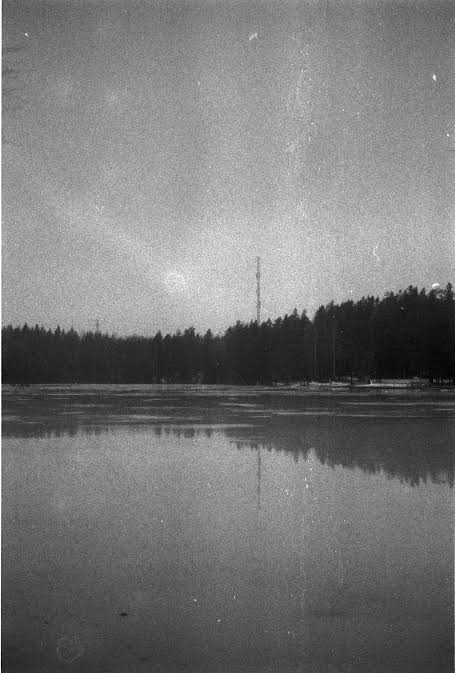
#> input picture training/noisy.jpeg, 455 x 673 px
$ python evaluate_alignment.py --root ../training   (older library calls are emulated)
#> lines starting #> are read from the running program, lines starting #| are printed output that depends on the picture
### alignment/multi_burst_alignment.py
import os
import cv2
import numpy as np


def calculate_sharpness(image):
    gray = cv2.cvtColor(image, cv2.COLOR_BGR2GRAY)
    return cv2.Laplacian(gray, cv2.CV_64F).var()


def align_burst(burst_path):
#> called with burst_path = '../training'
    image_files = sorted([
        f for f in os.listdir(burst_path)
        if f.lower().endswith((".jpg", ".jpeg", ".png"))
    ])

    if len(image_files) < 2:
        return None

    images = {}

    for filename in image_files:
        image_path = os.path.join(burst_path, filename)
        image = cv2.imread(image_path)
#> image is the input picture: shape (673, 455, 3); min 0, max 255, mean 119.3

        if image is not None:
            images[filename] = image

    if len(images) < 2:
        return None

    sharpness_scores = {
        filename: calculate_sharpness(image)
        for filename, image in images.items()
    }
#> in calculate_sharpness (call 2), `gray = cv2.cvtColor(image, cv2.COLOR_BGR2GRAY)`:
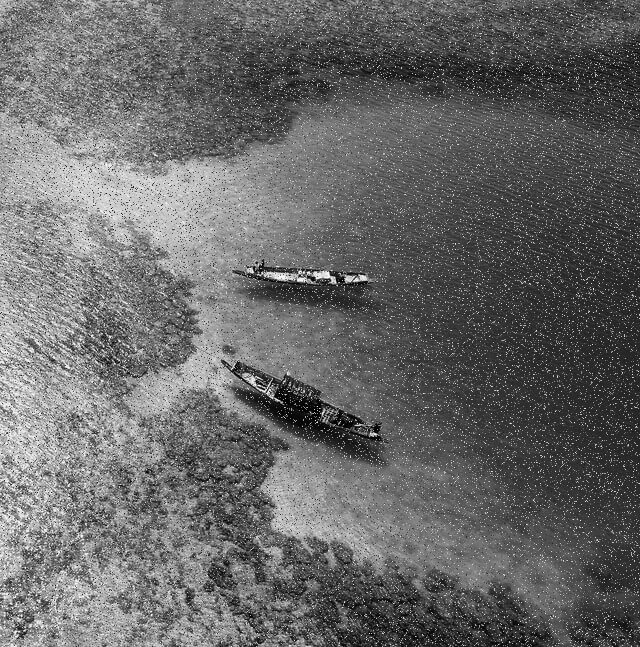
#> gray: shape (647, 640); min 0, max 254, mean 103.9
#> in calculate_sharpness (call 2), `gray = cv2.cvtColor(image, cv2.COLOR_BGR2GRAY)`:
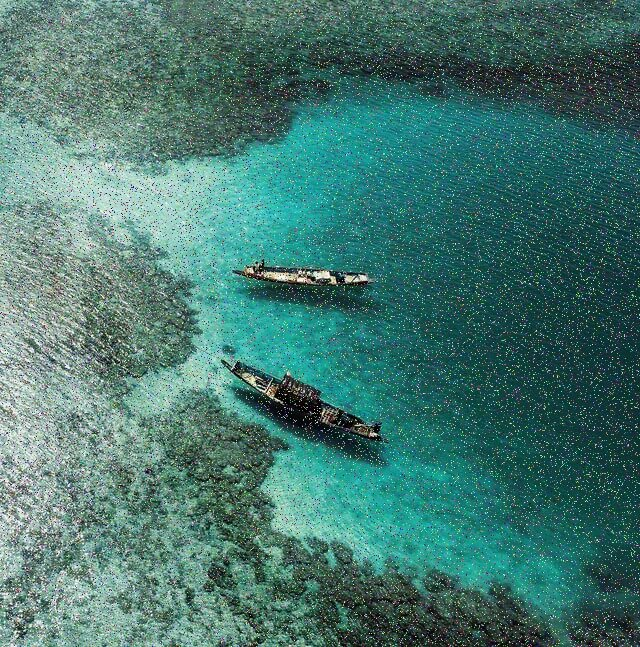
#> image: shape (647, 640, 3); mean B, G, R 112.1, 119.5, 70.2
#> sharpness_scores = {'noisy.jpeg': 1050, 'noisy_image.jpg': 16653.3}

    reference_frame = max(
        sharpness_scores,
        key=sharpness_scores.get
    )
#> reference_frame = 'noisy_image.jpg'

    reference = images[reference_frame]

    clahe = cv2.createCLAHE(clipLimit=2.0, tileGridSize=(8, 8))
    orb = cv2.ORB_create(nfeatures=3000, fastThreshold=10)
    reference_gray = cv2.cvtColor(reference, cv2.COLOR_BGR2GRAY)

    reference_keypoints, reference_descriptors = orb.detectAndCompute(
        clahe.apply(reference_gray),
        None
    )
#> reference_keypoints = 3000 keypoints; strongest (x, y, size): (313, 279, 31), (370, 435, 31), (67, 367, 31), (258, 272, 31)

    if reference_descriptors is None:
        return None

    matcher = cv2.BFMatcher(
        cv2.NORM_HAMMING,
        crossCheck=True
    )

    frames = []

    reference_index = image_files.index(reference_frame)
#> reference_index = 1

    for frame_index, filename in enumerate(image_files):

        image = images.get(filename)

        if image is None:
            frames.append({
                "frameIndex": frame_index,
                "image": None,
                "homography": None,
                "ransacInlierRatio": 0.0,
                "aligned": False
            })
            continue

        if filename == reference_frame:
            frames.append({
                "frameIndex": frame_index,
                "image": image,
                "homography": np.eye(3, dtype=np.float32),
                "ransacInlierRatio": 1.0,
                "aligned": True
            })
            continue

        current_gray = cv2.cvtColor(
            image,
            cv2.COLOR_BGR2GRAY
        )

        current_keypoints, current_descriptors = orb.detectAndCompute(
            clahe.apply(current_gray),
            None
        )

        if current_descriptors is None:
            frames.append({
                "frameIndex": frame_index,
                "image": image,
                "homography": None,
                "ransacInlierRatio": 0.0,
                "aligned": False
            })
            continue

        matches = matcher.match(
            reference_descriptors,
            current_descriptors
        )

        total_matches = len(matches)

        if total_matches < 4:
            frames.append({
                "frameIndex": frame_index,
                "image": image,
                "homography": None,
                "ransacInlierRatio": 0.0,
                "aligned": False
            })
            continue

        matches = sorted(
            matches,
            key=lambda match: match.distance
        )

        src_points = np.float32([
            reference_keypoints[m.queryIdx].pt
            for m in matches
        ]).reshape(-1, 1, 2)

        dst_points = np.float32([
            current_keypoints[m.trainIdx].pt
            for m in matches
        ]).reshape(-1, 1, 2)

        H, mask = cv2.findHomography(
            src_points,
            dst_points,
            cv2.RANSAC,
            5.0,
            maxIters=2000,
            confidence=0.995
        )

        if H is None or mask is None:
            frames.append({
                "frameIndex": frame_index,
                "image": image,
                "homography": None,
                "ransacInlierRatio": 0.0,
                "aligned": False
            })
            continue

        inliers = int(np.sum(mask.ravel() > 0))
        inlier_pts = src_points[mask.ravel() > 0].reshape(-1, 2)
        if len(inlier_pts) >= 2:
            h_im, w_im = reference_gray.shape[:2]
            spread = float((np.ptp(inlier_pts[:, 0]) * np.ptp(inlier_pts[:, 1])) / (w_im * h_im))
        else:
            spread = 0.0
        inlier_ratio = (inliers / total_matches) * min(1.0, spread / 0.40)

        try:
            H_inv = np.linalg.inv(H)

            warped_image = cv2.warpPerspective(
                image,
                H_inv,
                (reference.shape[1], reference.shape[0])
            )

        except np.linalg.LinAlgError:
            frames.append({
                "frameIndex": frame_index,
                "image": image,
                "homography": None,
                "ransacInlierRatio": inlier_ratio,
                "aligned": False
            })
            continue

        frames.append({
            "frameIndex": frame_index,
            "image": warped_image,
            "_originalImage": image,
            "homography": H,
            "ransacInlierRatio": inlier_ratio,
            "aligned": True
        })
#> this loop made 2 passes
#> (matches, total_matches, inliers, spread, inlier_ratio) on pass 1: (656 matches, 656, 12, 0.283, 0.0129)
#> pass 1, in align_burst, `warped_image = cv2.warpPerspective( image, H_inv, (reference.shape[1],..`:
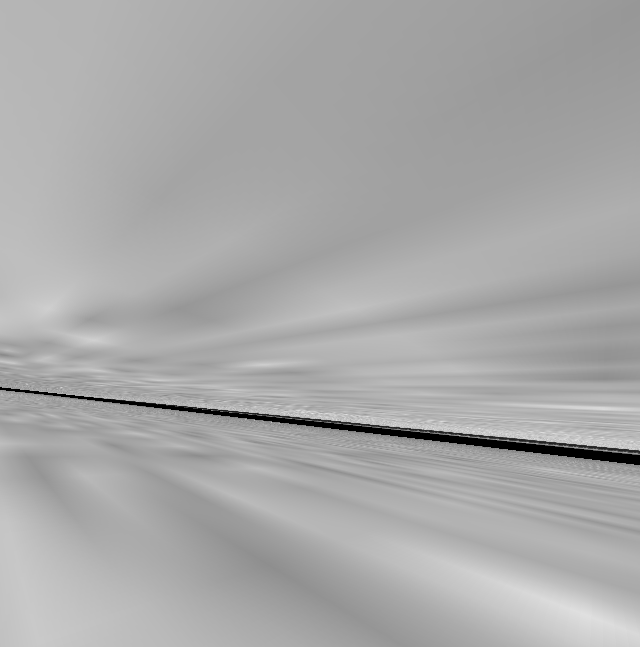
#> warped_image: shape (647, 640, 3); min 0, max 232, mean 169.1
#> after the loop, frames = 2 items

    return {
        "burstId": os.path.basename(os.path.normpath(burst_path)),
        "referenceFrameIndex": reference_index,
        "frames": frames
    }

### alignment/evaluate_alignment.py
"""
evaluate_alignment.py  --  independent evaluation of the alignment module (Role 2).

WHY: the inlier ratio is the module's own confidence, and the classifier is trained on it
(a circularity the spec asks to be stated). Every metric derived from the ratio alone says
nothing about whether the warps are RIGHT. This script measures correctness independently,
then shows whether the ratio can be trusted, and derives a confidence floor from that.

It calls the module's real  align_burst()  and does not modify it.
Place in alignment/ (or anywhere); run from the repo root.

TWO MODES (auto-detected)
  1. REAL bursts (no ground truth):   --root <folder whose sub-folders are bursts>
       frame is "good" if the warp moved it closer to the reference
       (blurred mean-abs-difference drops by > 2%, interior only, downscaled to <=1024 px).
       This is a screening proxy: necessary, not sufficient, for an accurate warp.
  2. SYNTHETIC bursts with a manifest.json (from synth_bursts.py): TRUE motion is known
       frame is "good" if the applied warp is within --good-px (default 2) of the truth
       at 4 image points.

OUTPUT
  console summary + <out>/alignment_eval.json + <out>/alignment_eval_frames.csv (one row per frame)
  Headline: alignment SUCCESS RATE with a 95% Wilson interval, per-ratio-bin reliability,
  and a SUGGESTED FLOOR = lowest ratio threshold where >= --target-precision of kept frames
  are good (or an explicit statement that no threshold reaches it).

  python alignment/evaluate_alignment.py --root <bursts> [--out alignment_eval] [--limit 0]
"""
import argparse, csv, json, math, os, sys
from pathlib import Path
import cv2
import numpy as np

ROOT = Path(__file__).resolve().parent
sys.path[:0] = [str(ROOT), str(ROOT.parent)]
from alignment.multi_burst_alignment import align_burst          # noqa: E402

EXT = (".png", ".jpg", ".jpeg")


def wilson(k, n, z=1.96):
    if n == 0:
        return (float("nan"), float("nan"))
    p = k / n; d = 1 + z * z / n
    c = (p + z * z / (2 * n)) / d; h = z * math.sqrt(p * (1 - p) / n + z * z / (4 * n * n)) / d
    return (max(0.0, c - h), min(1.0, c + h))


def burst_dirs(root: Path):
    for d, subdirs, files in os.walk(root):
        subdirs[:] = [s for s in subdirs if not s.endswith("_clean")]   # skip synthetic target folders
        if sum(f.lower().endswith(EXT) for f in files) >= 2:
            yield Path(d)


def prep(im, scale):
    g = cv2.cvtColor(im, cv2.COLOR_BGR2GRAY).astype(np.float32)
    if scale < 1:
        g = cv2.resize(g, None, fx=scale, fy=scale, interpolation=cv2.INTER_AREA)
    return cv2.GaussianBlur(g, (0, 0), 2.0 if scale >= 1 else 1.5)


def inner(g):
    m = max(8, int(0.05 * min(g.shape)))
    return g[m:-m, m:-m]


def true_err(applied, Mt, size):
    P = np.array([[.1, .1, 1], [.88, .12, 1], [.12, .88, 1], [.88, .88, 1.0]]).T * np.array([[size], [size], [1]])
    a = applied @ P; a = a[:2] / a[2]; b = Mt @ P; b = b[:2] / b[2]
    return float(np.abs(a - b).max())


def main():
    ap = argparse.ArgumentParser()
    ap.add_argument("--root", required=True, type=Path)
    ap.add_argument("--out", type=Path, default=Path("alignment_eval"))
    ap.add_argument("--limit", type=int, default=0, help="max bursts (0 = all)")
    ap.add_argument("--split", default="all", choices=["all", "train", "val"],
                    help="synthetic sets only: use the train or the val scenes (tune on train, report on val)")
    ap.add_argument("--good-px", type=float, default=2.0)
    ap.add_argument("--target-precision", type=float, default=0.90)
    a = ap.parse_args()

    man = None; mpath = a.root / "manifest.json"
    if mpath.exists():
        mj = json.loads(mpath.read_text()); man = mj["bursts"]; margin = mj["margin"]; size = mj["out"]
        T = np.array([[1, 0, margin], [0, 1, margin], [0, 0, 1.0]]); TI = np.linalg.inv(T)
    mode = "synthetic (true motion)" if man else "real (align-gain proxy)"

    dirs = sorted(burst_dirs(a.root))
    if man and a.split != "all":
        dirs = [d for d in dirs if man.get(d.name, {}).get("split") == a.split]
    if a.limit:
        dirs = dirs[::max(1, len(dirs) // a.limit)][:a.limit]
    if not dirs:
        raise SystemExit(f"no burst folders (>=2 images) under {a.root}")

    rows = []
    for d in dirs:
        res = align_burst(str(d))
#> res = 3 items
        if res is None:
            continue
        files = sorted(f for f in os.listdir(d) if f.lower().endswith(EXT))
        ref = res["referenceFrameIndex"]
#> ref = 1
        ref_img = next(f["image"] for f in res["frames"] if f["frameIndex"] == ref)
        scale = min(1.0, 1024.0 / max(ref_img.shape[:2]))
#> scale = 1
        rg = inner(prep(ref_img, scale))
#> in prep, `return cv2.GaussianBlur(g, (0, 0), 2.0 if scale >= 1 else 1.5)`:
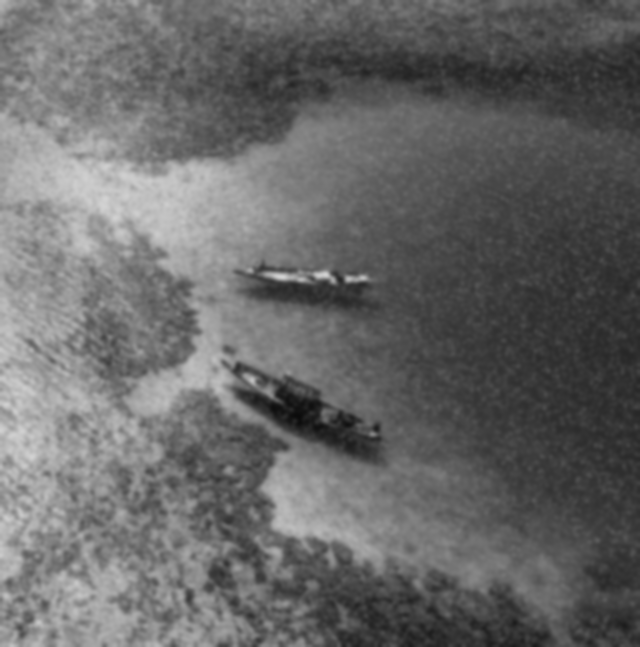
#> returned value: shape (647, 640) float32; min 11.22, max 210.9, mean 103.9
#> in inner, `m = max(8, int(0.05 * min(g.shape)))`: m = 32
#> in inner, `return g[m:-m, m:-m]`:
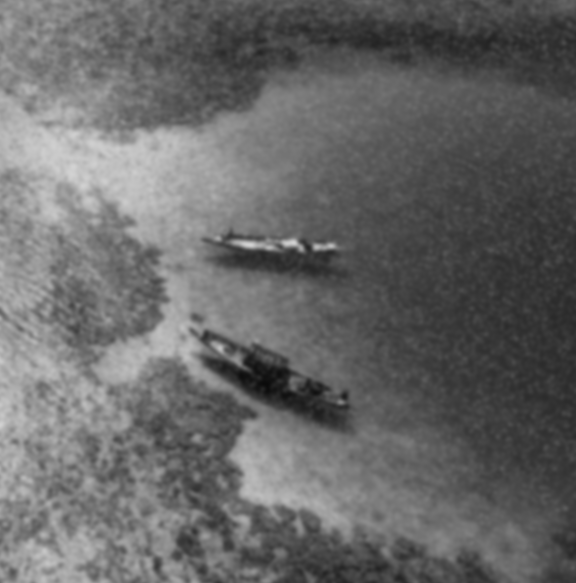
#> returned value: shape (583, 576) float32; min 11.22, max 210.9, mean 103.8
        Hs = [np.array(h) for h in man[d.name]["homographies"]] if man and d.name in man else None
        for fr in res["frames"]:
            j = fr["frameIndex"]
#> j = 0
            if j == ref:
                continue
            row = dict(burst=d.name, frame=j, ratio=float(fr.get("ransacInlierRatio") or 0.0),
                       aligned_flag=bool(fr.get("aligned")), has_H=fr.get("homography") is not None,
                       gain=None, err_px=None, good=False)
#> row = 8 items
            if row["has_H"] and fr.get("image") is not None:
                raw = cv2.imread(str(d / files[j]))
                if raw is not None:
                    d_raw = np.abs(rg - inner(prep(raw, scale))).mean()
#> in inner (call 2), `m = max(8, int(0.05 * min(g.shape)))`: m = 22
#> in inner (call 2), `return g[m:-m, m:-m]`:
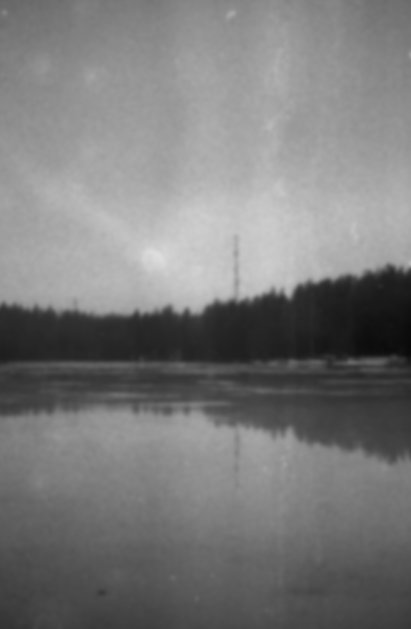
#> returned value: shape (629, 411) float32; min 9.82, max 222.9, mean 122.7
                    d_aln = np.abs(rg - inner(prep(fr["image"], scale))).mean()
                    row["gain"] = float((d_raw - d_aln) / max(d_raw, 1e-6))
                if Hs is not None:
                    Mt = TI @ Hs[ref] @ np.linalg.inv(Hs[j]) @ T
                    row["err_px"] = true_err(np.linalg.inv(np.array(fr["homography"])), Mt, size)
                    row["good"] = row["err_px"] < a.good_px
                else:
                    row["good"] = row["gain"] is not None and row["gain"] > 0.02
            rows.append(row)
    if not rows:
        raise SystemExit("no frames analysed")

    n = len(rows); k = sum(r["good"] for r in rows)
    lo, hi = wilson(k, n)
    ratio = np.array([r["ratio"] for r in rows]); good = np.array([r["good"] for r in rows])
    bursts = {}
    for r in rows:
        bursts.setdefault(r["burst"], []).append(r["good"])
    ok_bursts = int(sum(np.mean(v) >= 0.5 for v in bursts.values()))

    print(f"mode: {mode}\nbursts: {len(bursts)}   frame pairs (non-reference): {n}")
    print(f"frames with no homography: {sum(not r['has_H'] for r in rows)}   "
          f"flagged aligned=True: {sum(r['aligned_flag'] for r in rows)}")
    print(f"\nALIGNMENT SUCCESS RATE: {k / n:.1%}   (95% CI {lo:.1%} - {hi:.1%})   "
          f"[good = {'within %.1f px of truth' % a.good_px if man else 'warp moved frame closer to reference'}]")
    print(f"bursts where >= half the frames align well: {ok_bursts}/{len(bursts)}")
    print(f"mean / median inlier ratio: {ratio.mean():.1%} / {np.median(ratio):.1%}   (descriptive only; says nothing about correctness)")

    print("\nIs the inlier ratio a trustworthy confidence?  (share of frames that are GOOD, by ratio bin)")
    for blo, bhi in ((0, .3), (.3, .5), (.5, .75), (.75, 1.01)):
        m = (ratio >= blo) & (ratio < bhi)
        if m.any():
            print(f"  ratio {blo:.2f}-{min(bhi, 1):.2f}: n={m.sum():4d}  good={good[m].mean():5.0%}")
    ths = [round(x, 2) for x in np.arange(0.0, 0.96, 0.05)]
    table = []
    for th in ths:
        m = ratio >= th
        table.append(dict(threshold=th, kept=float(m.mean()), precision=float(good[m].mean()) if m.any() else None))
    floor = next((t["threshold"] for t in table if t["precision"] is not None and t["precision"] >= a.target_precision
                  and t["kept"] >= 0.05), None)
    corr = float(np.corrcoef(ratio, good.astype(float))[0, 1]) if good.std() > 0 and ratio.std() > 0 else float("nan")
    print(f"\ncorrelation(ratio, good): {corr:+.2f}")
    if floor is None:
        print(f"SUGGESTED FLOOR: none. No ratio threshold gives >= {a.target_precision:.0%} good frames while keeping >= 5%.")
        print("  => on this data the inlier ratio cannot separate good from bad frames; report that.")
    else:
        t = next(x for x in table if x["threshold"] == floor)
        print(f"SUGGESTED FLOOR: {floor:.2f}  (keeps {t['kept']:.0%} of frames, {t['precision']:.0%} of them good)")

    a.out.mkdir(parents=True, exist_ok=True)
    (a.out / "alignment_eval.json").write_text(json.dumps(dict(
        mode=mode, bursts=len(bursts), frames=n, success_rate=k / n, success_ci95=[lo, hi],
        bursts_half_good=ok_bursts, corr_ratio_good=corr, suggested_floor=floor,
        target_precision=a.target_precision, threshold_table=table), indent=2))
    with open(a.out / "alignment_eval_frames.csv", "w", newline="") as f:
        w = csv.DictWriter(f, fieldnames=list(rows[0])); w.writeheader(); w.writerows(rows)
    print(f"\nwrote {a.out / 'alignment_eval.json'} and alignment_eval_frames.csv")


if __name__ == "__main__":
#> (the run stopped early here; a loop or call above may not have finished)
